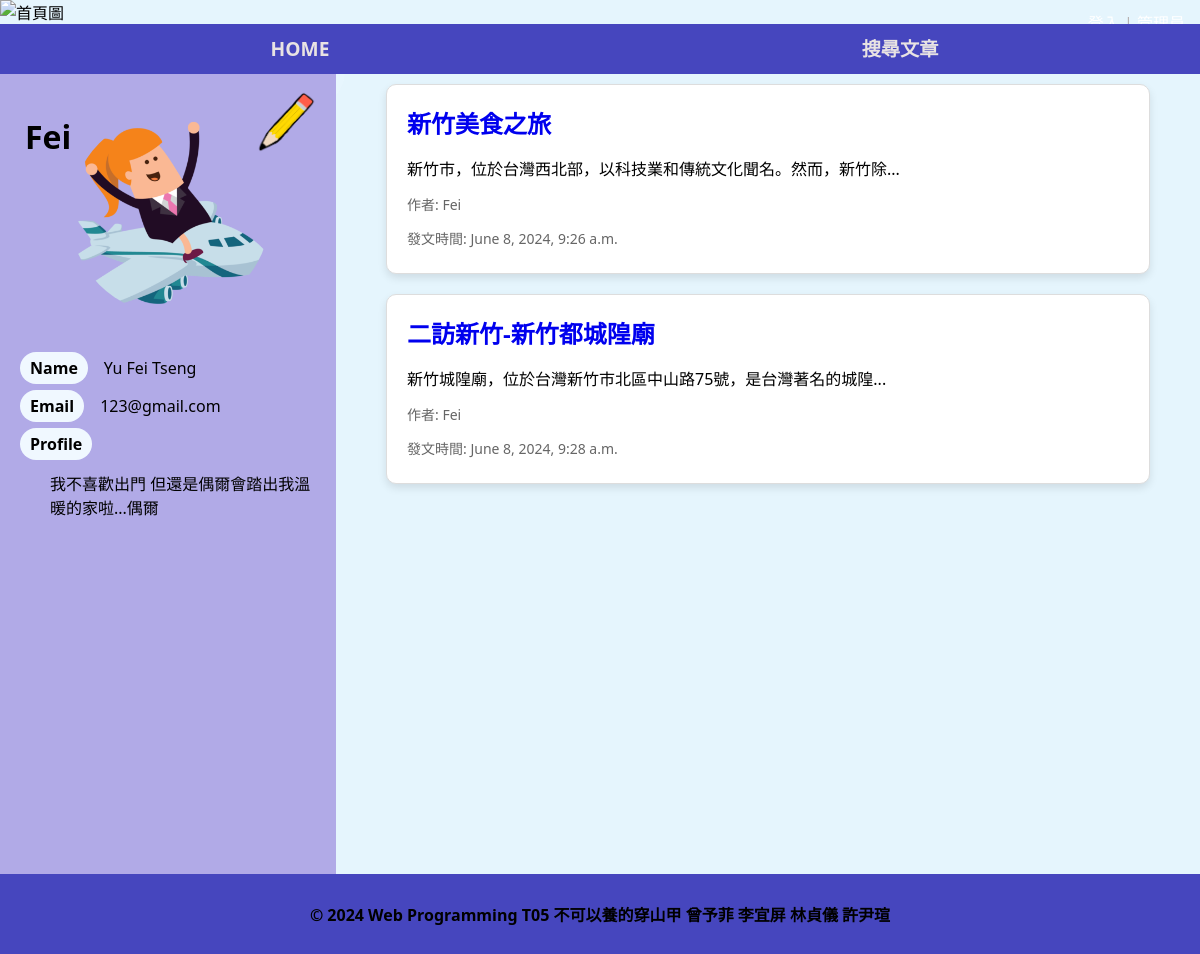
Page /2439549847/personal/ on the committed database.
### travel/models.py (models this page shows, shortened)
class UserProfile(models.Model):
    user = models.OneToOneField(User, on_delete=models.CASCADE, related_name='profile', verbose_name="用戶")
    picture = models.ImageField(upload_to='profile_pictures/', null=True, blank=True, verbose_name="用戶頭像", help_text="請上傳1:1圖片")
    bio = models.TextField(max_length=500, blank=True, verbose_name="個人簡介")
    member_id = models.CharField(max_length=10, unique=True, verbose_name="會員編號", blank=True, help_text="系統將自動生成十碼會員編號")

class Post(models.Model):
    user = models.ForeignKey(User, on_delete=models.CASCADE, related_name='posts', verbose_name="發文者")
    title = models.CharField(max_length=20, verbose_name="文章標題")
    description = models.TextField(verbose_name="文章內容")
    created_at = models.DateTimeField(default=timezone.now, verbose_name="發文時間")
    pictures = models.ManyToManyField(Picture, related_name='posts', verbose_name="內文圖片")

### travel/views.py (the view)
# urls.py: path('<str:member_id>/personal/', views.personal, name = 'personal'),
def personal(request, member_id):
    member_profile = get_object_or_404(UserProfile, member_id=member_id)
    posts = Post.objects.filter(user=member_profile.user)
    context = {
      'posts': posts,
      'user': member_profile,
    }
    return render(request, 'personal.html', context)

### travel/templates/personal.html (shortened to what this page needs)
{% extends 'Mama.html' %}
{% load static %}
{% block CSS %}
    <link rel="stylesheet" type="text/css" href="{% static 'css/detail.css' %}">
    <link rel="stylesheet" type="text/css" href="{% static 'css/home.css' %}">
{% endblock %}
{% block content %}
    <div class="row">
        <div class="about">
            <h1>{{ user.user.username }}</h1>
            {% if user.picture %}
                <img class="head" src="{{ user.picture.url }}" alt="{{ user.user.username }}的頭貼"><br><br>
            {% else %}
                <img class="head" src="../../static/picture/defult_head.png" alt="預設頭貼"><br><br>
            {% endif %}
            <p><b>Name</b>&ensp;&ensp;{{ user.user.first_name }} {{ user.user.last_name }}</p>
            <p><b>Email</b>&ensp;&ensp;{{ user.user.email }}</p>
            <b>Profile</b>
            <p class="profile">{{ user.bio }}</p>
            <a href="edit/"><img class="edit" src="{% static 'picture/pencil.png' %}" alt="編輯"></a>
        </div>
        <div class="article">
            {% for post in posts %}
                <div class="post-item">
                    <h2 class="post-title"><a class="post" href="/post_detail/{{ post.id }}">{{ post.title }}</a></h2>
                    <p class="post-description">{{ post.description|slice:":30" }}...</p>
                    <p class="post-author">作者: {{ post.user.username }}</p>
                    <p class="post-date">發文時間: {{ post.created_at }}</p>
                </div>
            {% endfor %}
        </div>
    </div>
{% endblock %}

### static/css/mama.css (style rules this page uses)
* { box-sizing: border-box; font-family: system-ui, -apple-system, BlinkMacSystemFont, 'Segoe UI', Roboto, Oxygen, Ubuntu, Cantarell, 'Open Sans', 'Helvetica Neue', sans-serif; }
body { margin: 0; padding: 0; display: flex; flex-direction: column; }

### static/css/detail.css (style rules this page uses)
* { box-sizing: border-box; }
body { margin: 0; padding: 0; }
.row { display: flex; min-height: 100vh; }
.about { float: left; width: 28%; background-color: rgb(177, 170, 231); padding: 20px; position: relative; padding-top: 40px; height: 100vh; }
.head { border-radius: 50%; width: 200px; max-width: 80%; height: auto; margin-left: 17%; }
.about h1 { position: absolute; left: 25px; top: 20px; z-index: 10; }
.about b { background-color: aliceblue; padding: 5px 10px; border-radius: 50px; }
.profile { padding-left: 30px; }
.article { float: left; padding: 10px 50px; width: 72%; }
.row::after { content: ""; display: table; clear: both; }
.edit { position: absolute; top: 17px; right: 20px; z-index: 10; width: 65px; height: auto; }

### static/css/home.css (style rules this page uses)
.post-item { background-color: #ffffff; border: 1px solid #ddd; margin-bottom: 20px; border-radius: 10px; padding: 20px; box-shadow: 0 4px 8px rgba(0, 0, 0, 0.1); }
.post-title { font-size: 24px; margin-top: 0; margin-bottom: 10px; }
body { background-color: #e5f5fd; }
a.post { text-decoration:none }
.post-description { font-size: 16px; margin-bottom: 10px; }
.post-author, .post-date { font-size: 14px; color: #666; margin-bottom: 5px; }

### rows in the picture
UserProfile: user.username "Fei", user.first_name "Yu Fei", user.last_name "Tseng", user.email "123@gmail.com", bio "我不喜歡出門 但還是偶爾會踏出我溫暖的家啦...偶爾"
Post: title "新竹美食之旅", description "新竹市，位於台灣西北部，以科技業和傳統文化聞名。然而，新竹除", user.username "Fei", created_at "June 8, 2024, 9:26 a.m."
Post: title "二訪新竹-新竹都城隍廟", description "新竹城隍廟，位於台灣新竹市北區中山路75號，是台灣著名的城隍", user.username "Fei", created_at "June 8, 2024, 9:28 a.m."
